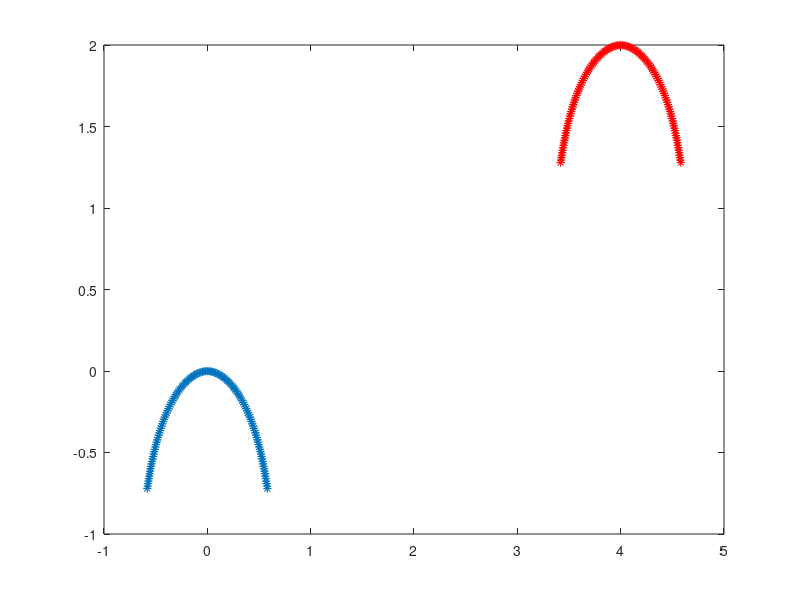

Recreate this plot in MATLAB.
%-------------------------------------------------------------------------------------------------------------------%
%
% IB2d is an Immersed Boundary Code (IB) for solving fully coupled non-linear 
% 	fluid-structure interaction models. This version of the code is based off of
%	Peskin's Immersed Boundary Method Paper in Acta Numerica, 2002.
%
% Author: Nicholas A. Battista
% Email:  nick.battista@unc.edu
% Date Created: May 27th, 2015
% Institution: UNC-CH
%
% This code is capable of creating Lagrangian Structures using:
% 	1. Springs
% 	2. Beams (*torsional springs)
% 	3. Target Points
%	4. Muscle-Model (combined Force-Length-Velocity model, "HIll+(Length-Tension)")
%
% One is able to update those Lagrangian Structure parameters, e.g., spring constants, resting %%	lengths, etc
% 
% There are a number of built in Examples, mostly used for teaching purposes. 
% 
% If you would like us to add a specific muscle model, please let Nick (nick.battista@unc.edu) know.
%
%--------------------------------------------------------------------------------------------------------------------%


%%%%%%%%%%%%%%%%%%%%%%%%%%%%%%%%%%%%%%%%%%%%%%%%%%%%%%%%%%%%%%%%%%%%%%%%%%%%%%%%
%
% FUNCTION: creates the JELLYFISH-EXAMPLE geometry and prints associated input files
%
%%%%%%%%%%%%%%%%%%%%%%%%%%%%%%%%%%%%%%%%%%%%%%%%%%%%%%%%%%%%%%%%%%%%%%%%%%%%%%%%

function Jellyfish_Geometry()

% FLUID GRID PARAMETERS %
L = 8;                              % Length of computational domain (m)
N = 256;                            % # of Cartesian grid meshwidths
dx = L/N;                           % Cartesian mesh width (m)

% Construct Geometry
[xLag,yLag,ds] = give_Me_Immsersed_Boundary_Geometry(N,L);
plot(xLag,yLag,'*'); hold on;

% Translate Geometry
xLag = xLag + L/2;
yLag = yLag + L/4;
plot(xLag,yLag,'r*'); hold on;
  
% NAMING CONVENTION FOR SIMULATION 
struct_name = 'jelly';      % structure name


%
% PRINT INPUT FILES (.vertex, .spring, .beam, etc) %
%

% print vertices
print_Lagrangian_Vertices(xLag,yLag,struct_name);

% print springs
k_Spring = 5*1.2750000000000000e+07;   % spring constant (Newton)
print_Lagrangian_Springs(xLag,k_Spring,ds,struct_name);

% print beams
k_Beam = 500*1.0363359375000002e+13;   % beam stiffness constant (Newton m^2)
print_Lagrangian_nonInv_Beams(xLag,yLag,k_Beam,struct_name);




%%%%%%%%%%%%%%%%%%%%%%%%%%%%%%%%%%%%%%%%%%%%%%%%%%%%%%%%%%%%%%%%%%%%%%%%
%
% FUNCTION: prints VERTEX points to a file called rubberband.vertex
%
%%%%%%%%%%%%%%%%%%%%%%%%%%%%%%%%%%%%%%%%%%%%%%%%%%%%%%%%%%%%%%%%%%%%%%%%

function print_Lagrangian_Vertices(xLag,yLag,struct_name)

    N = length(xLag);

    vertex_fid = fopen([struct_name '.vertex'], 'w');

    fprintf(vertex_fid, '%d\n', N );

    %Loops over all Lagrangian Pts.
    for s = 1:N
        X_v = xLag(s);
        Y_v = yLag(s);
        fprintf(vertex_fid, '%1.16e %1.16e\n', X_v, Y_v);
    end

    fclose(vertex_fid); 

    
%%%%%%%%%%%%%%%%%%%%%%%%%%%%%%%%%%%%%%%%%%%%%%%%%%%%%%%%%%%%%%%%%%%%%%%%
%
% FUNCTION: prints SPRING points to a file called rubberband.spring
%
%%%%%%%%%%%%%%%%%%%%%%%%%%%%%%%%%%%%%%%%%%%%%%%%%%%%%%%%%%%%%%%%%%%%%%%%

function print_Lagrangian_Springs(xLag,k_Spring,ds_Rest,struct_name)

    N = length(xLag);

    spring_fid = fopen([struct_name '.spring'], 'w');

    fprintf(spring_fid, '%d\n', N-1 );

    %spring_force = kappa_spring*ds/(ds^2);

    % SPRINGS BETWEEN VERTICES ON RHS
    for s = 1:ceil(N/2)
            if s <= floor(N/2)         
                fprintf(spring_fid, '%d %d %1.16e %1.16e\n', s, s+1, k_Spring, ds_Rest);  
            elseif s == ceil(N/2)
                fprintf(spring_fid, '%d %d %1.16e %1.16e\n', 1, ceil(N/2)+1, k_Spring, ds_Rest);  
            end
    end
    
    % SPRINGS BETWEEN VERTICES ON LHS
    for s=1:floor(N/2)-1
                s1 = ceil(N/2)+s;
                s2 = ceil(N/2)+s+1;
                fprintf(spring_fid, '%d %d %1.16e %1.16e\n', s1, s2, k_Spring, ds_Rest);  
    end
    fclose(spring_fid); 
    
 
%%%%%%%%%%%%%%%%%%%%%%%%%%%%%%%%%%%%%%%%%%%%%%%%%%%%%%%%%%%%%%%%%%%%%%%%%%%%%%%%%%%%%
%
% FUNCTION: prints BEAM (NON-INVARIANT) points to a file called rubberband.nonInv_beam
%
%%%%%%%%%%%%%%%%%%%%%%%%%%%%%%%%%%%%%%%%%%%%%%%%%%%%%%%%%%%%%%%%%%%%%%%%%%%%%%%%%%%%%

function print_Lagrangian_nonInv_Beams(xLag,yLag,k_Beam,struct_name)

    % k_Beam: beam stiffness
    % Cx/Cy:  beam curvatures in x/y respestively
    
    N = length(xLag); % NOTE: Total number of beams = Number of Total Lag Pts. - 2

    beam_fid = fopen([struct_name '.nonInv_beam'], 'w');

    fprintf(beam_fid, '%d\n', N-2 );

    % beam_force = kappa_beam*ds/(ds^4)
    
    %BEAMS BETWEEN VERTICES ON RHS
    for s = 1:ceil(N/2)+1
            if s <= floor(N/2)-1  
                Cx = xLag(s) - 2*xLag(s+1) + xLag(s+2);
                Cy = yLag(s) - 2*yLag(s+1) + yLag(s+2);
                fprintf(beam_fid, '%d %d %d %1.16e %1.16e %1.16e\n', s,s+1,s+2, k_Beam, Cx, Cy);  
            elseif s == ceil(N/2)
                Cx = xLag(ceil(N/2)+1) - 2*xLag(1) + xLag(2);
                Cy = yLag(ceil(N/2)+1) - 2*yLag(1) + yLag(2);
                fprintf(beam_fid, '%d %d %d %1.16e %1.16e %1.16e\n', ceil(N/2)+1,1,2, k_Beam, Cx,Cy);  
            elseif s == ceil(N/2)+1
                Cx = xLag(ceil(N/2)+2) - 2*xLag( ceil(N/2)+1 ) + xLag(1);
                Cy = yLag(ceil(N/2)+2) - 2*yLag( ceil(N/2)+1 ) + yLag(1);
                fprintf(beam_fid, '%d %d %d %1.16e %1.16e %1.16e\n', ceil(N/2)+2,ceil(N/2)+1,1, k_Beam, Cx,Cy);  
            end
    end
    
    % BEAMS BETWEEN VERTICES ON LHS
    for s=1:floor(N/2)-2
                s1 = ceil(N/2)+s;
                s2 = ceil(N/2)+s+1;
                s3 = ceil(N/2)+s+2;
                Cx = xLag(s3) - 2*xLag(s2) + xLag(s1);
                Cy = yLag(s3) - 2*yLag(s2) + yLag(s1);
                fprintf(beam_fid, '%d %d %d %1.16e %1.16e %1.16e\n', s3, s2, s1, k_Beam, Cx, Cy);  
    end
    fclose(beam_fid); 
    

%%%%%%%%%%%%%%%%%%%%%%%%%%%%%%%%%%%%%%%%%%%%%%%%%%%%%%%%%%%%%%%%%%%%%%%%
%
% FUNCTION: creates the Lagrangian structure geometry
%
%%%%%%%%%%%%%%%%%%%%%%%%%%%%%%%%%%%%%%%%%%%%%%%%%%%%%%%%%%%%%%%%%%%%%%%%

function [xLag,yLag,ds] = give_Me_Immsersed_Boundary_Geometry(N,L)


% JELLYFISH GEOMETRY PARAMETERS %

bell_length = 2;                    % bell length (m)
npts_bell = ceil(2*(bell_length/L)*N); % number of points along the length of the entire bell
npts_circ = 1;                    %number of points along the circumference (=1 for 2D)
npts = npts_bell*npts_circ;	      % total number points 
ds = bell_length/(npts_bell-1);   % mesh spacing along the length of bell (m)
Zs = 0;                          %distance to top of bell (m)
xb = zeros(npts);                 %holds resting positions to calculate curvatures
zb=zeros(npts);                   %holds resting positions to calculate curvatures

% Values to describe bell shape given in Alben, Peng and Miller %
betao = 0.5;
betam = 0.3;
to = 0.5;
t=0;
gamma = 1;

% Starting values
z = Zs;
r = 0;
x = 0;

% center line of jelly
xLag(1) = x;
yLag(1) = z;
zl=z;
rl=r;

%right side of bell
for s = 1:(ceil(npts_bell/2)-1)
    beta = betao+(betam-betao)*(t/to)^gamma;
    theta = -1.55*(1-exp(-(s)*ds/beta));
    z = zl + ds*sin(theta);
    r = rl + ds*cos(theta);
    x = r;
    zl=z;
    rl=r;
    xLag(s+1)=x;
    yLag(s+1)=z;
   %fprintf(vertex_fid, '%1.16e %1.16e\n', x, z);
end


% reinitialize values for centerline
z = Zs;
r = 0;
zl=z;
rl=r;


%left side of bell
for s = (ceil(npts_bell/2)):npts_bell-2
    s2=s-(ceil(npts_bell/2)-1);
    beta = betao+(betam-betao)*(t/to)^gamma;
    theta = -1.55*(1-exp(-(s2)*ds/beta));
    z = zl + ds*sin(theta);
    r = rl + ds*cos(theta);
    x = -1*r;
    zl=z;
    rl=r;
    xLag(s+1)=x;
    yLag(s+1)=z;
   %fprintf(vertex_fid, '%1.16e %1.16e\n', x, z);
end


% 
% %%%%%%%%%%%%%%%%%%%%%%%%%%%%%%%%%%%%%%%%%%%%%%%%%%%%%%%%%%%%%%%%%%%%%%%%%%%%%%%%
% 
% % Write out the beam information
%  beam_fid = fopen([mesh_name num2str(N) '.beam'], 'w');
%  
%  fprintf(beam_fid, '%d\n', npts-3);
%  
%  %right side of bell
%  for q = 0:npts_circ-1
%  for s = 0:(ceil(npts_bell/2)-3)
%     C1 = xb(s+1)+xb(s+3)-2*xb(s+2); 
%     C2 = zb(s+1)+zb(s+3)-2*zb(s+2); 
%     fprintf(beam_fid, '%d %d %d %1.16e %1.16e %1.16e\n', q*npts_circ+s, q*npts_circ+s+1, q*npts_circ+s+2, kappa_beam*ds/(ds^4), C1, C2);
%  end
%  
%  %top of bell
%     s=ceil(npts_bell/2);
%     C1 = xb(s+1)+xb(2)-2*xb(1); 
%     C2 = zb(s+1)+zb(2)-2*zb(1); 
%     fprintf(beam_fid, '%d %d %d %1.16e %1.16e %1.16e\n', q*npts_circ+s, q*npts_circ+0, q*npts_circ+1, kappa_beam*ds/(ds^4), C1, C2);
%     s=ceil(npts_bell/2)+1;
%     C1 = xb(s+1)+xb(1)-2*xb(s); 
%     C2 = zb(s+1)+zb(1)-2*zb(s); 
%     fprintf(beam_fid, '%d %d %d %1.16e %1.16e %1.16e\n', q*npts_circ+s, q*npts_circ+s-1, q*npts_circ+0, kappa_beam*ds/(ds^4), C1, C2);
%  
%  %left side of bell   
%  for s = ceil((npts_bell/2)+2):npts_bell-2
%     C1 = xb(s+1)+xb(s-1)-2*xb(s); 
%     C2 = zb(s+1)+zb(s-1)-2*zb(s); 
%     fprintf(beam_fid, '%d %d %d %1.16e %1.16e %1.16e\n', q*npts_circ+s, q*npts_circ+s-1, q*npts_circ+s-2, kappa_beam*ds/(ds^4), C1, C2);
%  end
%  end
% % 
% % 
%  fclose(beam_fid);
% 
